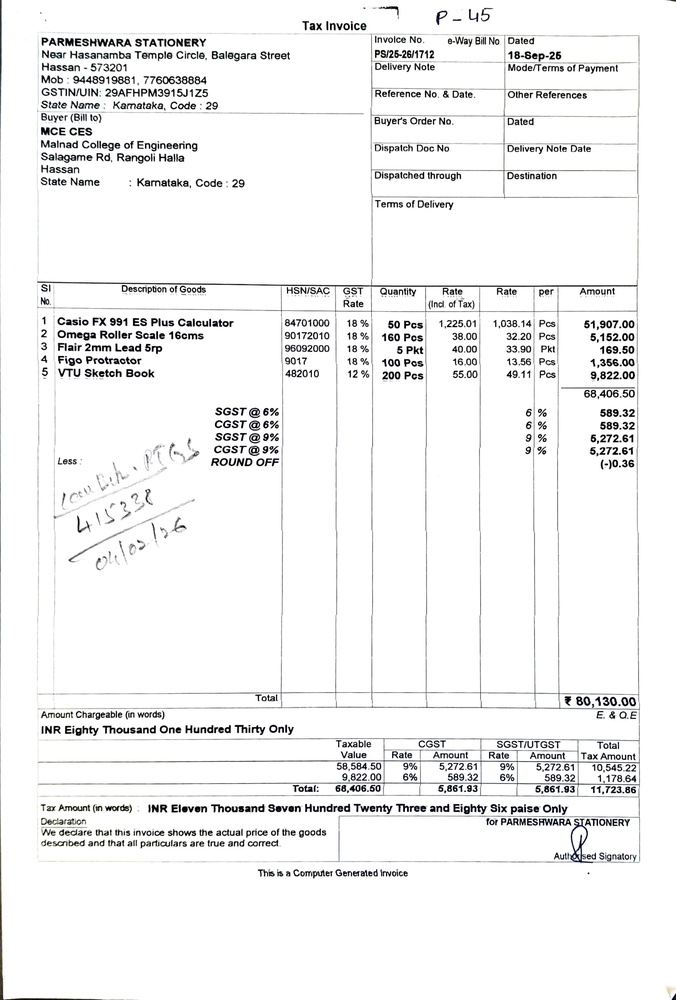
#> input picture Prototype/training data/1.jpg, 676 x 1000 px, shrunk from 2232 x 3300 before the run
$ python -i Rotation_correction.py   (imports and definitions only)
#> lines starting #> are read from the running program, lines starting #| are printed output that depends on the picture; after the words box and inside, x2 and y2 are one past the last pixel; in counts of white or black regions, pixels touching at a corner belong together
import os
import cv2
import numpy as np


def get_vh_lines(img,image_path):
    if (img is None) :
        print(f"{image_path} this is incorrect no img found")
    else:

        # converting img to gray
        gray = cv2.cvtColor(img, cv2.COLOR_BGR2GRAY)
        # cv2.imwrite(f'./output/opencv/gray{i}.jpeg', gray)

        # splits the image and clahe
        # C – Contrast
        # L – Limited
        # A – Adaptive
        # H – Histogram
        # E – Equalization
        clahe = cv2.createCLAHE(clipLimit=2.0, tileGridSize=(8,8))
        gray_clahe = clahe.apply(gray)
        # cv2.imwrite(f'./output/opencv/gray_clahe{i}.jpeg', gray_clahe)

        # Better threshold (adaptive handles uneven lighting)
        thresh = cv2.adaptiveThreshold(
            gray_clahe, 255,
            cv2.ADAPTIVE_THRESH_MEAN_C,
            cv2.THRESH_BINARY_INV,
            15, 10
        )


        # --- Horizontal lines ---
        horizontal_kernel = cv2.getStructuringElement(cv2.MORPH_RECT, (60,1))
        horizontal = cv2.morphologyEx(thresh, cv2.MORPH_OPEN, horizontal_kernel)
        # cv2.imwrite(f'./output/opencv/horizontal{i}.jpeg', horizontal)

        # connect broken horizontal lines
        horizontal = cv2.dilate(horizontal, np.ones((2,2),np.uint8), iterations=3)
        # cv2.imwrite(f'./output/opencv/horizontal_dilated{i}.jpeg', horizontal)

        # --- Vertical lines ---
        vertical_kernel = cv2.getStructuringElement(cv2.MORPH_RECT, (1,60))
        vertical = cv2.morphologyEx(thresh, cv2.MORPH_OPEN, vertical_kernel)
        # cv2.imwrite(f'./output/opencv/vertical{i}.jpeg', vertical)

        # connect broken vertical lines
        vertical = cv2.dilate(vertical, np.ones((2,2),np.uint8), iterations=3)

        # cv2.imwrite(f'./output/opencv/vertical_dilate{i}.jpeg', vertical)
        # h_img_path=f'D:/Anuj_S_Jain/Data/Code/Project/Society_MCE_QT/Society_MCE/Prototype/output/opencv/horizontal_dilated{i}.jpeg'
        # h_img = cv2.imread(h_img_path)

        return horizontal,vertical

def get_h_counters(horizontal):
    contours_h, _ = cv2.findContours(horizontal, cv2.RETR_EXTERNAL, cv2.CHAIN_APPROX_SIMPLE)
    return contours_h
def get_v_counters(vertical):
    contours_v, _ = cv2.findContours(vertical, cv2.RETR_EXTERNAL, cv2.CHAIN_APPROX_SIMPLE)
    return contours_v

def get_h_angle(contours_h):
    angle_arr=[]
    for counter in contours_h:
        vx, vy, x0, y0 = cv2.fitLine(counter, cv2.DIST_L2, 0, 0.01, 0.01)
        angle = np.arctan2(vy, vx)
        rotation_angle =np.degrees(angle)
        angle_arr.append(rotation_angle)
    return angle_arr

# [8 lines left out: function get_v_angle, not called in this run]

def rotate_angle_avg(angle_arr):
    rotation_angle_avg=float(sum(angle_arr)/len(angle_arr))
    return rotation_angle_avg

def rotate_img(img,rotation_angle_avg):
    (h, w) = img.shape[:2]
    center = (w // 2, h // 2)
    img_matrix = cv2.getRotationMatrix2D(center, rotation_angle_avg, 1.0)
    rotated_img = cv2.warpAffine(img, img_matrix, (w, h))
    return rotated_img

def rotation_correct_img(image_path):
#> called with image_path = 'training data/1.jpg'
    if not os.path.exists(image_path):
        print(f"{image_path} Path not found")
        return None

    img = cv2.imread(image_path)
#> img is the input picture: shape (1000, 676, 3); mean B, G, R 242.2, 242.2, 242.1

    if img is None:
        print(f"{image_path} Image not found")
        return None
    else:
        horizontal,vertical=get_vh_lines(img,image_path)
#> in get_vh_lines, `thresh = cv2.adaptiveThreshold( gray_clahe, 255, cv2.ADAPTIVE_THRESH_M..`:
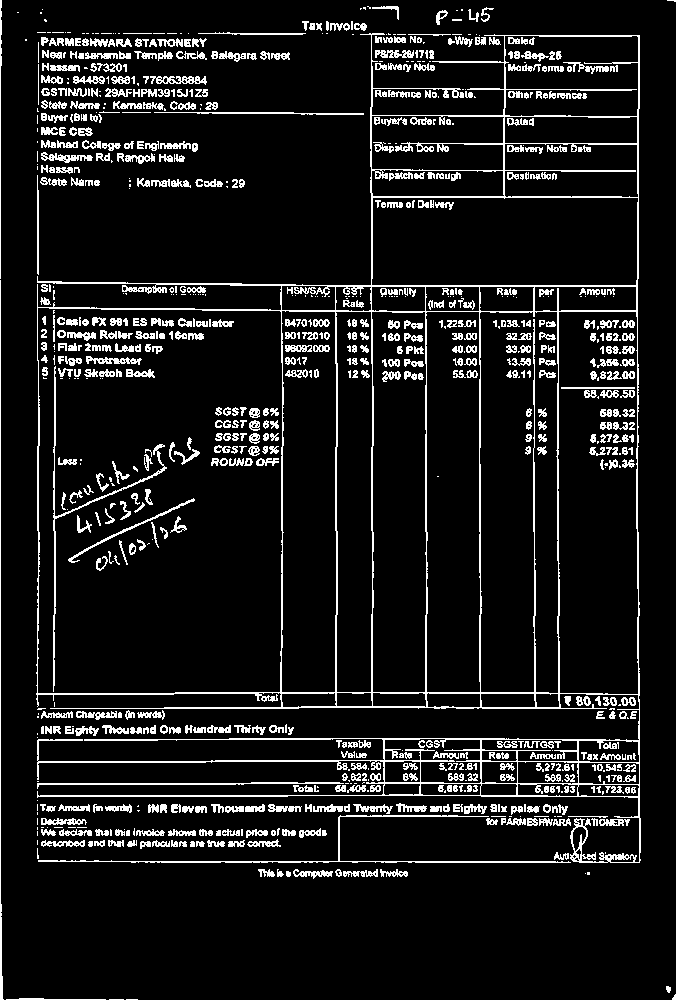
#> thresh: shape (1000, 676); 9.5% white in thin lines or dots
#> in get_vh_lines, `horizontal = cv2.morphologyEx(thresh, cv2.MORPH_OPEN, horizontal_kernel)`:
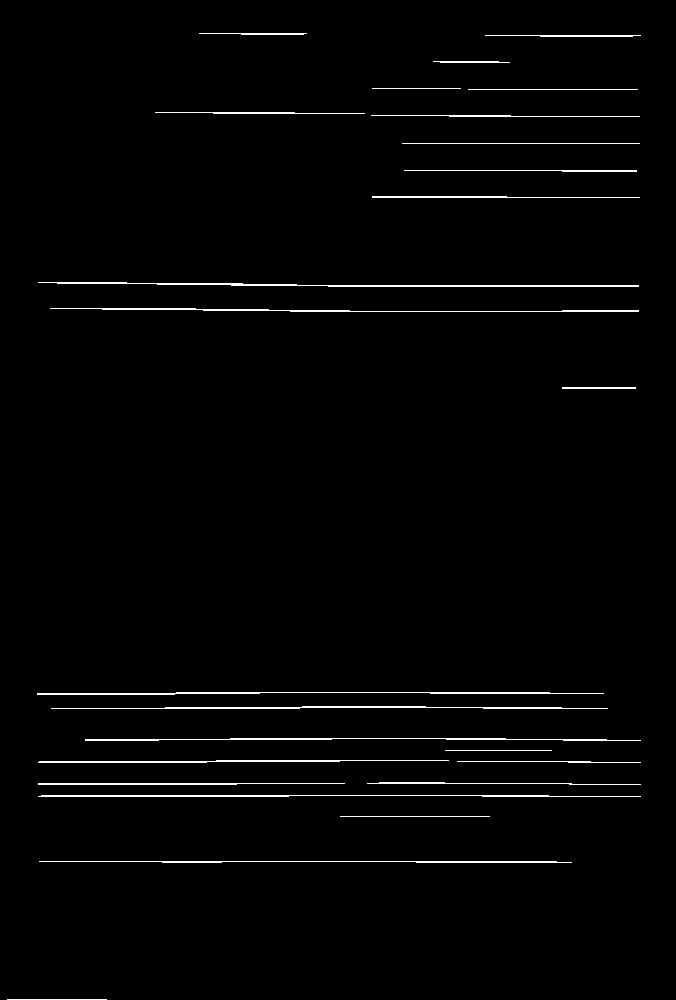
#> horizontal: shape (1000, 676); 1.6% white in thin lines or dots
#> in get_vh_lines, `horizontal = cv2.dilate(horizontal, np.ones((2,2),np.uint8), iteration..`:
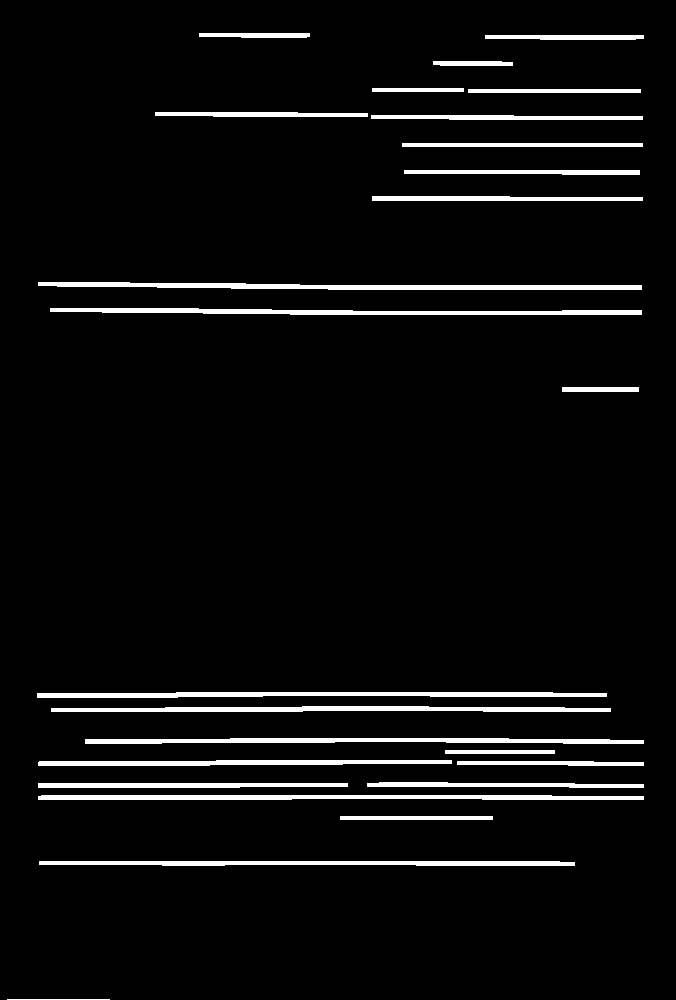
#> horizontal: shape (1000, 676); 4.9% white; 25 white regions, largest, box (x1, y1, x2, y2) and area: (38, 282, 642, 290) 2961, (38, 795, 644, 800) 2745, (50, 308, 642, 315) 2677
#> in get_vh_lines, `vertical = cv2.morphologyEx(thresh, cv2.MORPH_OPEN, vertical_kernel)`:
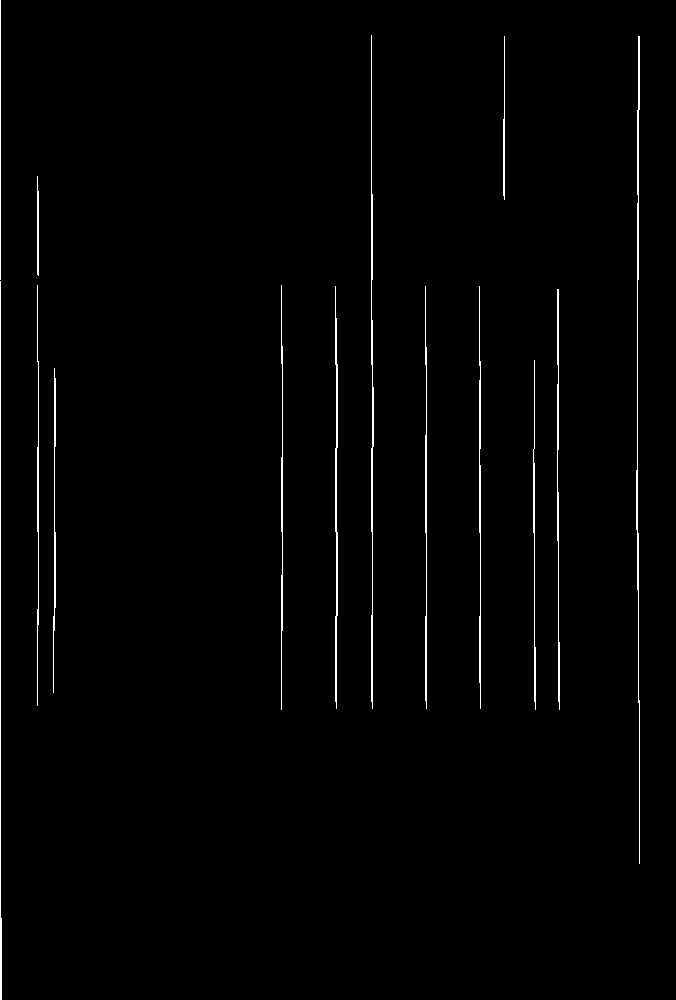
#> vertical: shape (1000, 676); 1.3% white in thin lines or dots
#> in get_vh_lines, `vertical = cv2.dilate(vertical, np.ones((2,2),np.uint8), iterations=3)`:
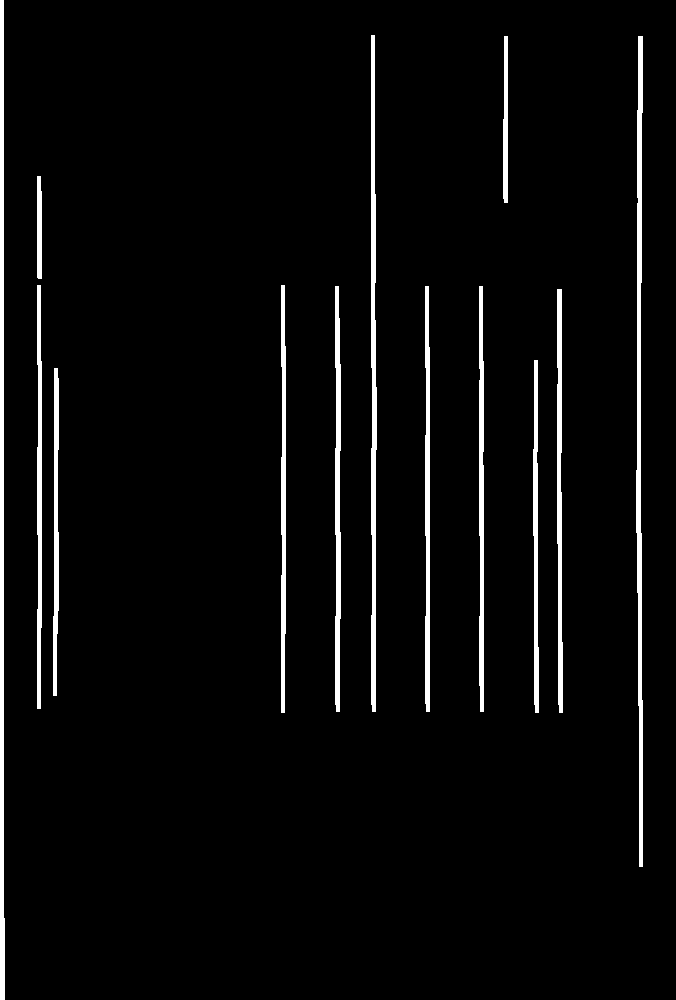
#> vertical: shape (1000, 676); 4% white; 13 white regions
        if len(horizontal) >= len(vertical):
            contours_h=get_h_counters(horizontal)
#> in get_h_counters, `contours_h, _ = cv2.findContours(horizontal, cv2.RETR_EXTERNAL, cv2.CH..`: contours_h = 25 contours, 1 with area under 20; largest, box (x1, y1, x2, y2) and area: (38, 282, 642, 290) 2354, (38, 795, 644, 800) 2136, (50, 308, 642, 315) 2082, (37, 692, 607, 698) 2058, (51, 706, 611, 712) 2024
            angle_arr_h=get_h_angle(contours_h)
#> the loop in get_h_angle, `for counter in contours_h:` made 25 passes
#> (vy, x0, y0, angle, rotation_angle) on passes 2, 4, 5, 6, 7, 8, 10, 11: ([-0.00146], [329], [863.5], [-0.00146], [-0.0837]), ([0.000798], [341], [797.2], [0.000798], [0.0457]), ([-0.000461], [208.2], [785.3], [-0.000461], [-0.0264]), ([0.00831], [496.5], [784.2], [0.00831], [0.476]), ([0.00294], [565.2], [763], [0.00294], [0.168]), ([-0.00145], [232], [762.5], [-0.00145], [-0.0834]), ([-0.000499], [397.7], [740.8], [-0.000499], [-0.0286]), ([0.000159], [363.1], [708.5], [0.000159], [0.0091])
#> after the loop in get_h_angle, `for counter in contours_h:`: angle_arr = 25 items, first 6: [0], [-0.0837], [0], [0.0457], [-0.0264], [0.476]
#> angle_arr_h has the same summary as angle_arr in get_h_angle
            rotation_angle_avg=rotate_angle_avg(angle_arr_h)
#> in rotate_angle_avg, `rotation_angle_avg=float(sum(angle_arr)/len(angle_arr))`: rotation_angle_avg = 0.0364
#> rotation_angle_avg = 0.0364
            rotated_img=rotate_img(img,rotation_angle_avg)
#> in rotate_img, `img_matrix = cv2.getRotationMatrix2D(center, rotation_angle_avg, 1.0)`: img_matrix = [[1, 0.000635, -0.317], [-0.000635, 1, 0.215]]
            return rotated_img
        elif len(horizontal) < len(vertical):
            contours_v=get_v_counters(vertical)
            angle_arr_v=get_v_angle(contours_v)
            rotation_angle_avg=rotate_angle_avg(angle_arr_v)
            rotated_img=rotate_img(img,-rotation_angle_avg)
            return rotated_img
        elif len(horizontal) == 0 or len(vertical):
            pass


>>> result = rotation_correct_img('training data/1.jpg')
